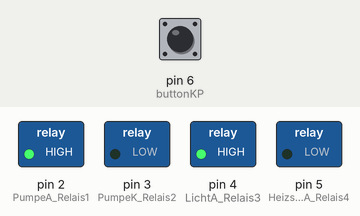
This sketch was run on a simulated Arduino Uno, built with avr-gcc and run on an emulated ATmega328P. On the bench: switched loads named in the sketch (green lamp = pin HIGH). The test bench sets the inputs (shaded band); at power-on: pin 6 (buttonKP) LOW.

Above: at 2.7 s.
2.8 s: pin 6 (buttonKP) pulled HIGH for 1.2 s
At 3.9 s:
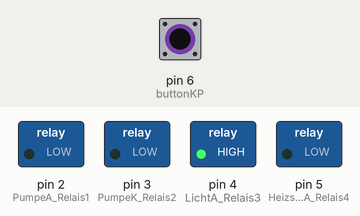
At 5.3 s:
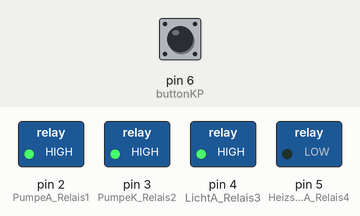
7.0 s: pin 6 (buttonKP) pulled HIGH for 3.2 s
At 9.0 s:
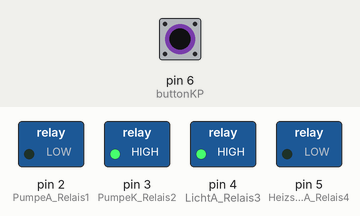
Timing chart, 0 to 13.0 s (numbered marks = the images above; inputs shaded):
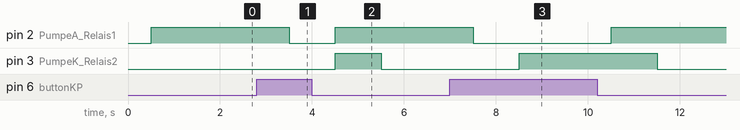

Measured:
- after the input at 2.8 s, pin 2 (PumpeA_Relais1): HIGH → LOW after 0.70 s, → HIGH 1.0 s later; pin 3 (PumpeK_Relais2): LOW → HIGH after 1.7 s, → LOW 1.0 s later
- after the input at 7.0 s, pin 2 (PumpeA_Relais1): HIGH → LOW after 0.50 s, → HIGH 3.0 s later; pin 3 (PumpeK_Relais2): LOW → HIGH after 1.5 s, → LOW 3.0 s later

The sketch:

Hydroponics_Relais_2.0.ino
```cpp
#define PumpeA_Relais1 2    // Pumpe Aquarium auf Relais 1
#define PumpeK_Relais2 3    // Pumpe Kreislauf auf Relais 2
#define LichtA_Relais3  4    // Licht Aquarium auf Relais 3
#define HeizstabA_Relais4 5  // Heizstab Aquarium auf Relais 4

// constants won't change. They're used here to
// set pin numbers:
#define buttonKP 6     // the number of the pushbutton pin

// variables will change:
int buttonStateKP = 0;         // variable for reading the pushbutton status

void setup() {
  // initialize serial communication at 9600 bits per second:
  Serial.begin(9600);

// ++++++++++++++++ DIGITAL BUTTON ++++++++++++++++
// initialize the pushbutton pin as an input:
  pinMode(buttonKP, INPUT);

// initialize Relais 1-4 as Output

  pinMode(PumpeA_Relais1, OUTPUT);
  pinMode(PumpeK_Relais2, OUTPUT);
  pinMode(LichtA_Relais3, OUTPUT);
  pinMode(HeizstabA_Relais4, OUTPUT);
  delay(500);        // delay in between reads for stability

// set Relays to 0
  digitalWrite(PumpeA_Relais1,HIGH);
  digitalWrite(PumpeK_Relais2,LOW);
  digitalWrite(LichtA_Relais3,HIGH);
  digitalWrite(HeizstabA_Relais4,LOW);

  delay(1000);        // delay in between reads for stability
}

void loop() {
  // read the state of the pushbutton value:
  buttonStateKP = digitalRead(buttonKP);

  // check if the pushbutton is pressed.
  // if it is, the buttonState is HIGH:
  if (buttonStateKP == HIGH) {
    // turn LED on:
    digitalWrite(PumpeA_Relais1, LOW);

  } else {
    // turn LED off:
    digitalWrite(PumpeA_Relais1, HIGH);
  };

  delay(1000);        // delay in between reads for stability

    // check if the pushbutton is pressed.
  // if it is, the buttonState is HIGH:
  if (buttonStateKP == HIGH) {
    // turn LED on:
    digitalWrite(PumpeK_Relais2, HIGH);

  } else {
    // turn LED off:
    digitalWrite(PumpeK_Relais2, LOW);
  };


}
```
